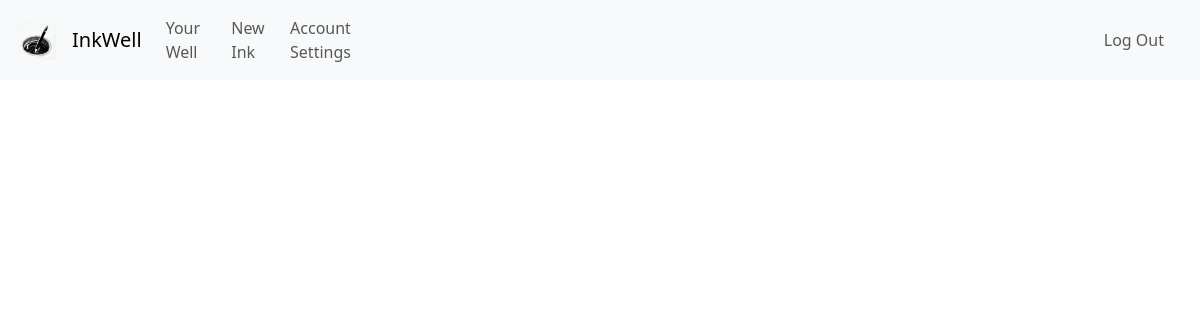
Before: /ink_settings (signed in) with the older database file.
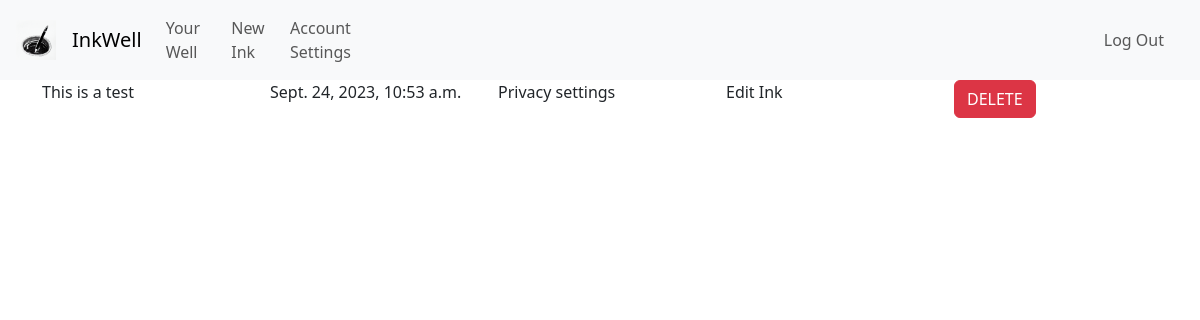
After: the same page with the newer database file.
### inkwell/models.py (models this page shows, shortened)
class Ink(models.Model):
    wellOrigin = models.ForeignKey(Well, on_delete=models.CASCADE, related_name="well_pk", default="")
    inkOwner = models.ForeignKey(User, on_delete=models.CASCADE, related_name="ink_owner", default="")
    coAuthors = models.ManyToManyField("CoAuthor", blank=True)
    privateStatus = models.BooleanField(default=False)
    updateStatus = models.BooleanField(default=False) # If the Ink is edited at least once, this changes to true
    following = models.ManyToManyField(User, blank=True)
    genre = models.CharField(max_length=64, default="")
    description = models.CharField(max_length=500, default="")
    title = models.CharField(max_length=64, default="")
    content = models.TextField()
    views = models.PositiveBigIntegerField(default=0)
    letterCount = models.PositiveBigIntegerField(default=0)
    creation_date = models.DateTimeField(default=timezone.now, editable=False)

### inkwell/views.py (the view)
# urls.py: path('ink_settings', views.ink_settings, name='ink_settings'),
@login_required
def ink_settings(request):
    retrieve_inks = Ink.objects.filter(inkOwner=request.user)
    return render(request, "inkwell/ink_settings.html", {
        "inks": retrieve_inks
    })

### inkwell/templates/inkwell/ink_settings.html
{% extends "inkwell/layout.html" %}
{% block body %}
<div class="container">
    {% for ink in inks %}
        <div class="row">
            <div class="col">
                {{ ink.title }}
            </div>
            <div class="col">
                {{ ink.creation_date }}
            </div>
            <div class="col">
                Privacy settings
            </div>
            <div class="col">
                Edit Ink
            </div>
            <div class="col">
                <button class="btn btn-danger">DELETE</button>
            </div>
        </div>
    {% endfor %}
</div>
{% endblock %}

Changed rows visible on the page:
added Ink: title "This is a test", creation_date "Sept. 24, 2023, 10:53 a.m."
